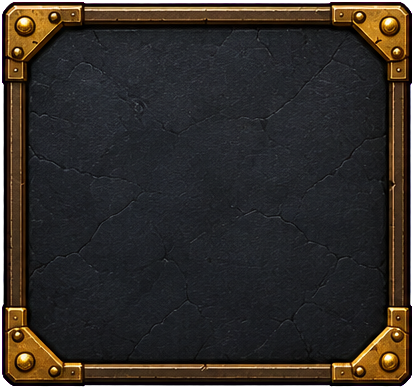
#> input picture art/ui_kit/window_square.png, 414 x 389 px
$ python rule.py window_square.png window_square.png 5
#> lines starting #> are read from the running program, lines starting #| are printed output that depends on the picture
"""The brass rule under a window's title: a strip of the window frame's own brass rim (art/ui_kit/window_square.png),
laid end to end (every other piece mirrored, so no seams), its ends fading out.
Usage: py rule.py <window_square.png> <out.png> [width px]"""
import sys
from PIL import Image

src, out = sys.argv[1], sys.argv[2]
W = int(sys.argv[3]) if len(sys.argv) > 3 else 720
im = Image.open(src).convert("RGBA")
#> im is the input picture: PIL image 414x389 RGBA; mean R, G, B, A 44.4, 41, 34.4, 247.1
strip = im.crop((100, 5, 314, 25))           # the rim's dark outline, brass band and its inner shadow
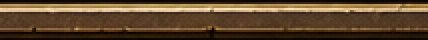
#> strip: PIL image 214x20 RGBA (shown 2 times larger); mean R, G, B, A 92.8, 69.3, 43.9, 255
res = Image.new("RGBA", (W, strip.height))
x = 0
k = 0
while x < W:
    res.paste(strip if k % 2 == 0 else strip.transpose(Image.FLIP_LEFT_RIGHT), (x, 0))
    x += strip.width
    k += 1
#> after the loop, k = 1; x = 214
px = res.load()
fade = W * 0.22
for xx in range(W):
    f = min(1.0, min(xx, W - 1 - xx) / fade)
    f = f * f * (3 - 2 * f)
    for y in range(res.height):
        r, g, b, a = px[xx, y]
        px[xx, y] = (r, g, b, int(a * f))
res.save(out)
